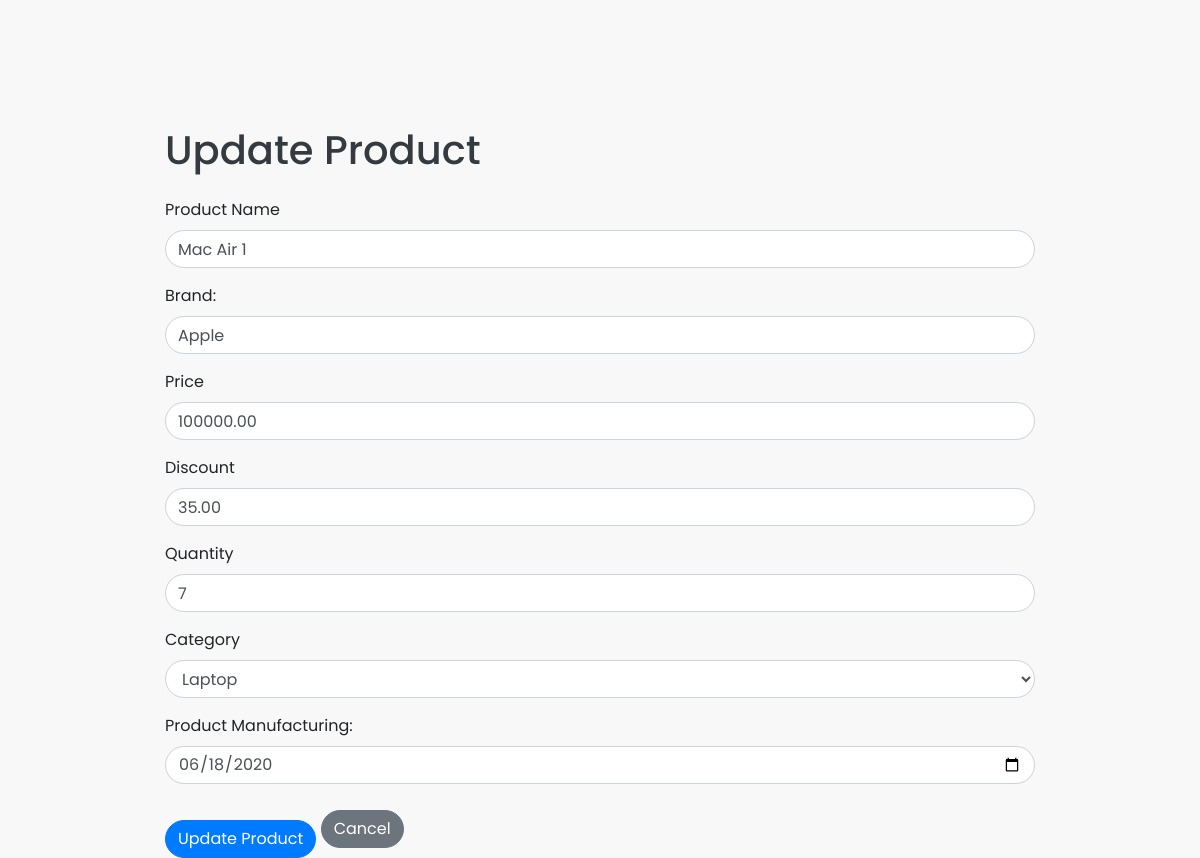
Screenshot of /product/5/update/ with the database file from the repository.
### billingsystemapp/models.py (models this page shows, shortened)
class Product(models.Model):
    product_id = models.AutoField(primary_key=True)
    product_name = models.CharField(max_length=200)
    brand = models.CharField(max_length=200, null=True)
    price = models.DecimalField(max_digits=10, decimal_places=2)
    discount=models.DecimalField(max_digits=10, decimal_places=2,default=0.00)
    quantity = models.IntegerField()
    manufacturingdate = models.DateField(null=True)
    category = models.ForeignKey(Category, on_delete=models.CASCADE)
    from datetime import date

class Category(models.Model):
    name = models.CharField(max_length=100)

### billingsystemapp/views.py (the view, shortened to what this page needs)
# urls.py: path('product/<int:product_id>/update/', views.product_update, name='product_update'),
def product_update(request, product_id):
    product = get_object_or_404(Product, pk=product_id)
    categories = Category.objects.all()
    return render(request, 'product_update.html', {'product': product, 'categories': categories})

### billingsystemapp/templates/product_update.html (shortened to what this page needs)
<!DOCTYPE html>
<html lang="en">
<head>
    <link href="https://stackpath.bootstrapcdn.com/bootstrap/4.5.2/css/bootstrap.min.css" rel="stylesheet">
</head>
<body>
    <div class="container">
        <h1 class="mt-4 mb-4">Update Product</h1>
        <form method="post">
            <div class="form-group">
                <label for="product_name">Product Name</label>
                <input type="text" class="form-control" id="product_name" name="product_name" value="{{ product.product_name }}" required>
            </div>
            <div class="form-group">
                <label for="brand">Brand:</label>
                <input type="text" class="form-control" id="brand" name="brand" value="{{ product.brand }}" required>
            </div>
            <div class="form-group">
                <label for="price">Price</label>
                <input type="number" class="form-control" id="price" name="price" value="{{ product.price }}" required>
            </div>
            <div class="form-group">
                <label for="discount">Discount</label>
                <input type="number" class="form-control" id="discount" name="discount" value="{{ product.discount }}" required>
            </div>
            <div class="form-group">
                <label for="quantity">Quantity</label>
                <input type="number" class="form-control" id="quantity" name="quantity" value="{{ product.quantity }}" required>
            </div>
            <div class="form-group">
                <label for="category">Category</label>
                <select class="form-control" id="category" name="category" required>
                    {% for category in categories %}
                        <option value="{{ category.pk }}" {% if category.pk == product.category.pk %} selected {% endif %}>{{ category.name }}</option>
                    {% endfor %}
                </select>
            </div>
            <div class="form-group">
                <label for="pdtmanu">Product Manufacturing:</label>
                <input type="date" class="form-control" id="pdtmanu" name="pdtmanu" value="{{ product.manufacturingdate|date:'Y-m-d' }}" required>
            </div>
            <button type="submit" class="btn btn-primary">Update Product</button>
            <a class="btn btn-secondary" href="{% url 'product' %}">Cancel</a>
        </form>
    </div>
</body>
</html>

### billingsystemapp/templates/product_update.html (style rules this page uses)
body { font-family: 'Poppins', sans-serif; background-color: #f8f8f8; margin: 0; padding-top: 56px; }
.container { max-width: 900px; margin-top: 70px; }
h1 { color: #343a40; }
.form-control { border-radius: 20px; }
.btn { border-radius: 20px; }
.btn-primary { margin-top: 20px; }

### rows the page displays
Product: product_name "Mac Air 1", brand "Apple", price "100000.00", discount "35.00", quantity "7", category "Laptop", pdtmanu "06/18/2020"
